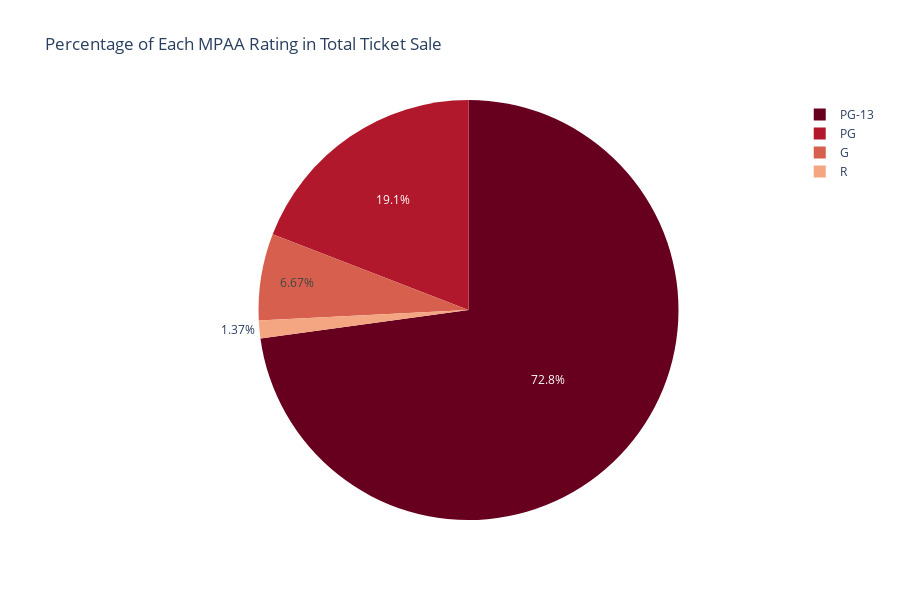

This figure's notebook cell:
### Code cell
px.pie(HighestGrossers
       ,values = 'TOTAL IN 2019 DOLLARS' 
       ,names = 'MPAA RATING'
       ,title = 'Percentage of Each MPAA Rating in Total Ticket Sale'
       ,color_discrete_sequence = px.colors.sequential.RdBu
       ,height = 600
       )

### Figure 1 — Plotly figure (JSON) as saved in the notebook; plotly's stock layout.template omitted (floating-point values rounded to 4 significant figures)
{"data": [{"domain": {"x": [0, 1], "y": [0, 1]}, "hovertemplate": "MPAA RATING=%{label}<br>TOTAL IN 2019 DOLLARS=%{value}<extra></extra>", "labels": ["PG-13", "PG-13", "PG-13", "PG-13", "PG", "PG", "PG", "PG-13", "G", "PG", "PG-13", "PG-13", "PG-13", "PG-13", "PG-13", "G", "PG-13", "PG-13", "PG-13", "PG-13", "PG-13", "PG", "PG-13", "PG-13", "PG-13", "R", "PG-13"], "legendgroup": "", "name": "", "showlegend": true, "type": "pie", "values": [387522978, 634504608, 500207943, 865842808, 776153749, 430583644, 486166890, 636480273, 516050346, 650826473, 543413171, 591995851, 448054878, 677433772, 491112631, 481805411, 440108798, 717331462, 460808016, 373413235, 806480887, 514967322, 528173936, 703901821, 858373002, 204417848, 224226704]}], "layout": {"height": 600, "legend": {"tracegroupgap": 0}, "piecolorway": ["rgb(103,0,31)", "rgb(178,24,43)", "rgb(214,96,77)", "rgb(244,165,130)", "rgb(253,219,199)", "rgb(247,247,247)", "rgb(209,229,240)", "rgb(146,197,222)", "rgb(67,147,195)", "rgb(33,102,172)", "rgb(5,48,97)"], "title": {"text": "Percentage of Each MPAA Rating in Total Ticket Sale"}}}
